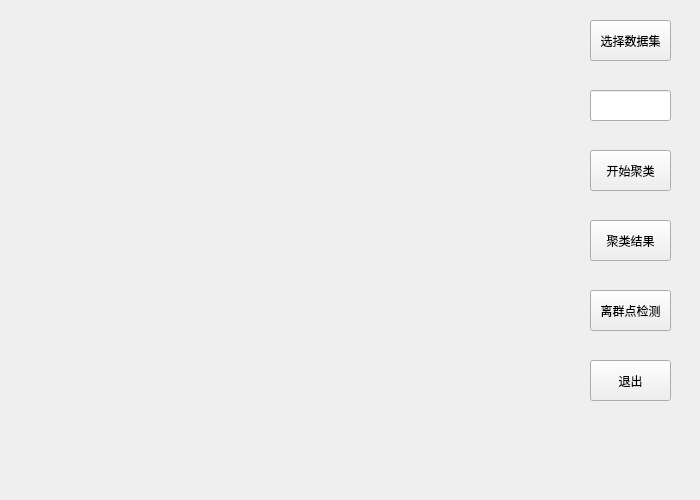
<?xml version="1.0" encoding="UTF-8"?>
<ui version="4.0">
 <class>Visualization</class>
 <widget class="QMainWindow" name="Visualization">
  <property name="geometry">
   <rect>
    <x>0</x>
    <y>0</y>
    <width>700</width>
    <height>500</height>
   </rect>
  </property>
  <property name="minimumSize">
   <size>
    <width>700</width>
    <height>500</height>
   </size>
  </property>
  <property name="maximumSize">
   <size>
    <width>800</width>
    <height>500</height>
   </size>
  </property>
  <property name="windowTitle">
   <string>Visualization</string>
  </property>
  <widget class="QWidget" name="centralWidget">
   <widget class="QCustomPlot" name="Coordinate" native="true">
    <property name="geometry">
     <rect>
      <x>20</x>
      <y>20</y>
      <width>541</width>
      <height>461</height>
     </rect>
    </property>
   </widget>
   <widget class="QPushButton" name="choose_button">
    <property name="geometry">
     <rect>
      <x>590</x>
      <y>20</y>
      <width>81</width>
      <height>41</height>
     </rect>
    </property>
    <property name="styleSheet">
     <string notr="true">QPushButton{

}
QPushButton:pressed{
background-color:rgba(100,255,100,200);
border-color:rgba(255,255,255,30);
border-style:inset;
color:rgba(0,0,0,100);
}
QPushButton:hover{
background-color:rgba(100,255,100,100);
border-color:rgba(255,255,255,200);
color:rgba(0,0,0,200);
}</string>
    </property>
    <property name="text">
     <string>选择数据集</string>
    </property>
   </widget>
   <widget class="QPushButton" name="begin_button">
    <property name="geometry">
     <rect>
      <x>590</x>
      <y>150</y>
      <width>81</width>
      <height>41</height>
     </rect>
    </property>
    <property name="styleSheet">
     <string notr="true">QPushButton{

}
QPushButton:pressed{
background-color:rgba(100,255,100,200);
border-color:rgba(255,255,255,30);
border-style:inset;
color:rgba(0,0,0,100);
}
QPushButton:hover{
background-color:rgba(100,255,100,100);
border-color:rgba(255,255,255,200);
color:rgba(0,0,0,200);
}</string>
    </property>
    <property name="text">
     <string>开始聚类</string>
    </property>
   </widget>
   <widget class="QLineEdit" name="threshold">
    <property name="geometry">
     <rect>
      <x>590</x>
      <y>90</y>
      <width>81</width>
      <height>31</height>
     </rect>
    </property>
   </widget>
   <widget class="QPushButton" name="result_button">
    <property name="geometry">
     <rect>
      <x>590</x>
      <y>220</y>
      <width>81</width>
      <height>41</height>
     </rect>
    </property>
    <property name="styleSheet">
     <string notr="true">QPushButton{

}
QPushButton:pressed{
background-color:rgba(100,255,100,200);
border-color:rgba(255,255,255,30);
border-style:inset;
color:rgba(0,0,0,100);
}
QPushButton:hover{
background-color:rgba(100,255,100,100);
border-color:rgba(255,255,255,200);
color:rgba(0,0,0,200);
}</string>
    </property>
    <property name="text">
     <string>聚类结果</string>
    </property>
   </widget>
   <widget class="QPushButton" name="check_button">
    <property name="geometry">
     <rect>
      <x>590</x>
      <y>290</y>
      <width>81</width>
      <height>41</height>
     </rect>
    </property>
    <property name="styleSheet">
     <string notr="true">QPushButton{

}
QPushButton:pressed{
background-color: rgb(255, 255, 255);
border-color:rgba(255,255,255,30);
border-style:inset;
color:rgba(0,0,0,100);
}
QPushButton:hover{
background-color:rgba(100,255,100,100);
border-color:rgba(255,255,255,200);
color:rgba(0,0,0,200);
}</string>
    </property>
    <property name="text">
     <string>离群点检测</string>
    </property>
   </widget>
   <widget class="QPushButton" name="close_button">
    <property name="geometry">
     <rect>
      <x>590</x>
      <y>360</y>
      <width>81</width>
      <height>41</height>
     </rect>
    </property>
    <property name="styleSheet">
     <string notr="true">QPushButton{

}
QPushButton:pressed{
background-color:rgba(100,255,100,200);
border-color:rgba(255,255,255,30);
border-style:inset;
color:rgba(0,0,0,100);
}
QPushButton:hover{
background-color:rgba(100,255,100,100);
border-color:rgba(255,255,255,200);
color:rgba(0,0,0,200);
}</string>
    </property>
    <property name="text">
     <string>退出</string>
    </property>
   </widget>
   <widget class="QLabel" name="clusters_num">
    <property name="geometry">
     <rect>
      <x>580</x>
      <y>430</y>
      <width>101</width>
      <height>41</height>
     </rect>
    </property>
    <property name="text">
     <string/>
    </property>
   </widget>
  </widget>
 </widget>
 <layoutdefault spacing="6" margin="11"/>
 <customwidgets>
  <customwidget>
   <class>QCustomPlot</class>
   <extends>QWidget</extends>
   <header location="global">qcustomplot.h</header>
   <container>1</container>
  </customwidget>
 </customwidgets>
 <resources/>
 <connections/>
</ui>
